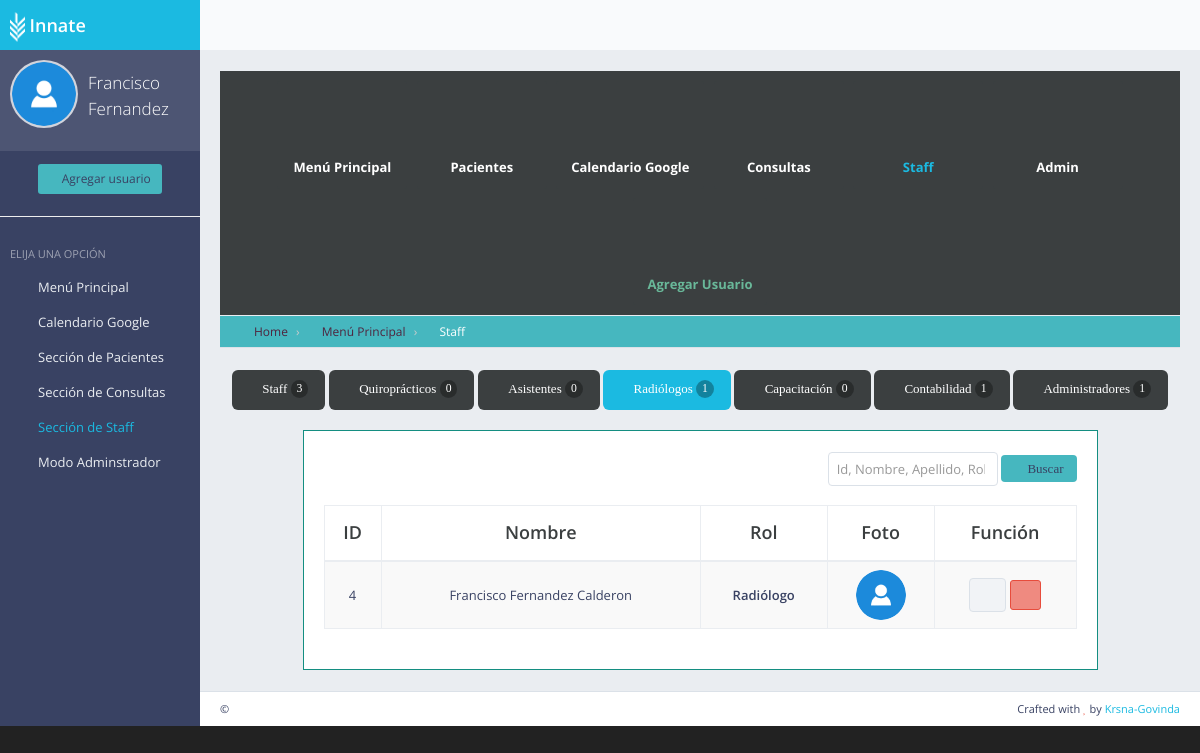
The page /personas/radiologos_lista/ (signed in) on the database its author committed.
### persona/models.py (models this page shows, shortened)
class Persona(models.Model):
    rol_opciones = (
            ('Quiropráctico', 'Quiropráctico'),
            ('Asistente', 'Asistente'),
            ('Radiólogo', 'Radiólogo'),
            ('Capacitación', 'Capacitación'),
            ('Contabilidad', 'Contabilidad'),
            ('Administrador', 'Administrador')
        )
    user   = models.OneToOneField(User, on_delete=models.CASCADE, null=True, blank=True)
    Nombre = models.CharField(max_length=50)
    Apellido_Paterno = models.CharField(max_length=100)
    Apellido_Materno = models.CharField(max_length=100)
    Rol = models.CharField(max_length=15, choices=rol_opciones, default="Quiropràctico")
    Cedula = models.CharField(max_length=50, null=True, blank=True)
    Telefono = models.CharField(max_length=50, null=True, blank=True)
    email = models.CharField(max_length=100, null=True, blank=True)
    Foto = models.ImageField(default='default.jpg', blank=True, upload_to='medicos/')
    facebook = models.CharField(max_length=100, null=True, blank=True)
    twitter = models.CharField(max_length=100, null=True, blank=True)
    linkedin = models.CharField(max_length=100, null=True, blank=True)
    instagram = models.CharField(max_length=100, null=True, blank=True)
    def get_fullname(self):
        return self.Nombre + '  ' + self.Apellido_Paterno + '  ' + self.Apellido_Materno
    class Meta:
        verbose_name = ("Personas")
        verbose_name_plural = ("Persona")
        ordering = ("-id",)

### persona/views.py (the view)
# urls.py: path('radiologos_lista/', login_required(views.radiologo), name='class_radio_lista'),
def radiologo(request):
    radio_lista = Persona.objects.filter(Rol='Radiólogo')
    personas = Persona.objects.all().count()
    radio = Persona.objects.filter(Rol='Radiólogo').count()
    asistant = Persona.objects.filter(Rol='Asistente').count()
    quiro = Persona.objects.filter(Rol='Quiropráctico').count()
    cap = Persona.objects.filter(Rol='Capacitación').count()
    conta = Persona.objects.filter(Rol='Contabilidad').count()
    admins = Persona.objects.filter(Rol='Administrador').count()
    context = {'radio_lista':radio_lista, 'personas':personas, 'radio':radio, 'quiro':quiro, 'asistant':asistant, 'cap':cap, 'conta':conta, 'admins':admins}
    return render(request, 'radiologo_lista.html', context)

### persona/templates/radiologo_lista.html (shortened to what this page needs)
{% extends 'back/master.html' %}
{% load static %}
{% load humanize %}
{% block sidebar %}
<ul class="sidebar-nav">
    {% if request.user.is_superuser %}
    <li>
      <center>
        <a href="{% url 'class_upload_persona' %}"><button class="btn btn-sm themed-background-modern themed-color-dark"><i class="fa fa-plus"></i> Agregar usuario</button></a>
    </li>
    {% endif %}
    <hr>
    <li class="sidebar-header">
        <span class="sidebar-header-title">Elija una opción</span>
    </li>
    <li>
        <a href="{% url 'panel2' %}" ><i class="fa fa-windows sidebar-nav-icon"></i>Menú Principal</a>
    </li>
    <li>
        <a href="{% url 'calendario' %}" ><i class="fa fa-calendar sidebar-nav-icon"></i>Calendario Google</a>
    </li>
    <li>
        <a href="#" class=" sidebar-nav-menu"><i class="fa fa-angle-left sidebar-nav-indicator sidebar-nav-mini-hide"></i><i class="fa fa-wheelchair sidebar-nav-icon"></i><span class="sidebar-nav-mini-hide">Sección de Pacientes</span></a>
    </li>
    <li>
        <a href="#" class="sidebar-nav-menu"><i class="fa fa-angle-left sidebar-nav-indicator sidebar-nav-mini-hide"></i><i class="fa fa-stethoscope sidebar-nav-icon"></i><span class="sidebar-nav-mini-hide">Sección de Consultas</span></a>
    </li>
    <li>
        <a href="#" class="text-primary sidebar-nav-menu"><i class="fa fa-angle-left sidebar-nav-indicator sidebar-nav-mini-hide"></i><i class="fa fa-user-md sidebar-nav-icon"></i><span class="sidebar-nav-mini-hide">Sección de Staff</span></a>
    </li>
    <li>
        <a href="{% url 'admin:login' %}" ><i class="fa fa-cogs sidebar-nav-icon"></i>Modo Adminstrador</a>
    </li>
{% endblock %}
{% block header %}
<div id="page-content">
  <div class="content-header themed-background-dark-modern">
    <ul class="nav-horizontal text-center">
      <li>
        <a href="{% url 'panel2' %}" class="themed-background-dark-modern text-light"><i class="fa fa-windows sidebar-nav-icon"></i> Menú Principal</a>
      </li>
      <li >
        <a href="{% url 'pacientes_lista' %}" class="themed-background-dark-modern text-light"><i class="fa fa-wheelchair"></i> Pacientes</a>
      </li>
      <li>
        <a href="{% url 'calendario' %}" class="themed-background-dark-modern text-light" ><i class="fa fa-calendar"></i> Calendario Google</a>
      </li>
      <li>
        <a href="{% url 'class_consulta_lista' %}" class="themed-background-dark-modern text-light" ><i class="fa fa-stethoscope"></i> Consultas</a>
      </li>
      <li>
        <a href="{% url 'class_personas_lista' %}" class="themed-background-dark-modern themed-color-default"><i class="gi gi-group sidebar-nav-icon themed-color-default"></i> Staff</a>
      </li>
      <li>
        <a href="{% url 'admin:login' %}" class="themed-background-dark-modern text-light"><i class="fa fa-cogs"></i> Admin</a>
      </li>
      {% if request.user.is_superuser %}
      <li>
        <a href="{% url 'class_upload_persona' %}" class="themed-background-dark-modern themed-color-emerald"><i class="themed-color-emerald fa fa-plus-square"></i> Agregar Usuario</a>
      </li>
      {% endif %}
    </ul>
  </div>
  <ul class="breadcrumb breadcrumb-top themed-background-modern">
      <li class="breadcrumb-item">
        <a href="{% url 'home' %}" class="themed-color-dark-waterlily"><i class="fa fa-home themed-color-dark"></i> Home</a>
      </li>
      <li class="breadcrumb-item">
        <a class="themed-color-dark-waterlily" href="{% url 'panel2' %}"><i class="fa fa-windows themed-color-dark"></i> Menú Principal</a>
      </li>
      <li class="breadcrumb-item text-light">
        <i class="fa fa-group text-light"></i> Staff
      </li>
  </ul>
</div>
{% endblock %}
{% block mainblock %}
<div class="row">
    <div class="col-sm-12 text-center">
    <a href="{% url 'class_personas_lista' %}"><button type="button" class="fa fa-group btn btn-lg themed-background-dark-modern text-light"> Staff <span class="badge">{{personas}}</span></button></a>
    <a href="{% url 'class_quiro_lista' %}"><button type="button" class="fa fa-ambulance btn btn-lg themed-background-dark-modern text-light"> Quiroprácticos <span class="badge">{{quiro}}</span></button></a>
    <a href="{% url 'class_asistente_lista' %}"><button type="button" class="fa fa-life-ring btn btn-lg themed-background-dark-modern text-light"> Asistentes <span class="badge">{{asistant}}</span></button></a>
    <a href="{% url 'class_radio_lista' %}"><button type="button" class="fa fa-object-group btn btn-lg themed-background-default text-light"> Radiólogos <span class="badge">{{radio}}</span></button></a>
    <a href="{% url 'class_cap_lista' %}"><button type="button" class="fa fa-graduation-cap btn btn-lg themed-background-dark-modern text-light"> Capacitación <span class="badge">{{cap}}</span></button></a>
    <a href="{% url 'class_conta_lista' %}"><button type="button" class="fa fa-money btn btn-lg themed-background-dark-modern text-light"> Contabilidad <span class="badge">{{conta}}</span></button></a>
    <a href="{% url 'class_admins_lista' %}"><button type="button" class="fa fa-desktop btn  btn-lg themed-background-dark-modern text-light"> Administradores <span class="badge">{{admins}}</span></button></a>
    </div>
</div>
    <br>
<div class="row">
    <div class="tab-pane active" id="staff-tab">
        <div class="col-sm-1"></div>
        <div class="col-sm-10">
            <div class="block full themed-border-blackberry">
        {% if radio_lista %}
            <div class="pull-right">
                <form class="form-inline text-right search" action="{% url 'search_results_user'%}" method?='get'>
                    <input class="form-control mr-xs-4" type="search" name="q" placeholder="Id, Nombre, Apellido, Rol" aria-label="Search">
                    <button class="btn btn-inline-primary fa fa-search themed-background-modern my-3 my-sm-0" type="submit"> Buscar</button>
                </form>
                <br>
            </div>
            <table class="table table-bordered table-striped table-vcenter">
            <thead>
                <tr>
                    <th class="text-center themed-color-dark-modern">ID</th>
                    <th class="text-center themed-color-dark-modern">Nombre</th>
                    <th class="text-center themed-color-dark-modern">Rol</th>
                    <th class="text-center themed-color-dark-modern hidden-xs">Foto</th>
                    <th class="text-center themed-color-dark-modern">Función</th>
                </tr>
            </thead>
            <tbody>
                {% for persona in radio_lista %}
                <tr>
                    <td class="text-center">{{persona.id}}</td>
                    <td class="text-center">{{persona.get_fullname}}</td>
                    <td class="text-center"><strong>{{persona.Rol}}</strong></td>
                    <td class="text-center hidden-xs"><a href="{% url 'class_detail_persona' persona.id %}"><img src="{{persona.Foto.url}}" alt="avatar" class="img-circle" height="50" width="50"></a></td>
                    <td class="text-center">
                        <div class="btn-group btn-group-md">
                            <a href="{% url 'class_detail_persona' persona.id %}" title="Ver Ficha" class="btn btn-default"><i class="fa fa-eye"></i></a>
                        </div>
                        {% if request.user.is_superuser %}
                        <div class="btn-group btn-group-sm">
                            <a href="{% url 'class_delete_persona' persona.id %}" title="Eliminar?" class="btn btn-danger"><i class="fa fa-times"></i></a>
                        </div>
                        {% endif %}
                    </td>
                </tr>
                {% endfor %}
            </tbody>
        </table>
        {% else %}
             <center>
             <h3>no se han encontrado Usuarios...</h3>
             <img src="{% static 'website/img/bg-img/gato.png' %}" alt="" style="width:30%;">
             </center>
        {% endif %}
            {% load navigation_filters %}
            </div>
        </div>
        <div class="col-sm-1"></div>
    </div>
</div>
{% endblock %}

### paciente/templates/back/master.html (shortened to what this page needs)
{% load static %}
<!DOCTYPE html>
 <html class="no-js" lang="en">
    <head>
        <link rel="stylesheet" href="{% static 'back/css/bootstrap.min.css' %}">
        <link rel="stylesheet" href="{% static 'back/css/plugins.css' %}">
        <link rel="stylesheet" href="{% static 'back/css/main.css' %}">
        <link rel="stylesheet" href="{% static 'back/css/themes.css' %}">
    </head>
    <body >
        <div id="page-wrapper">
            <div id="page-container" class="sidebar-partial sidebar-visible-lg sidebar-no-animations">
                {% block X %}
                <div id="sidebar">
                    <div id="sidebar-scroll">
                        <div class="sidebar-content">
                                <a href="/" class="sidebar-brand">
                                    <img src="{% static 'assets/images/logo_innate_icon_blanco.png' %}" height="30" /> <strong>Innate</strong>
                                </a>
                            <div class="sidebar-section sidebar-user clearfix sidebar-nav-mini-hide">
                                <div class="sidebar-user-avatar">
                                    <a href="{% url 'class_detail_persona' user.persona.id %}">
                                        <img src="{{user.persona.Foto.url}}" alt="avatar" title="Perfil">
                                    </a>
                                </div>
                                <div class="sidebar-user-name">{{user.persona.Nombre}} {{user.persona.Apellido_Paterno}}</div>
                                <div class="sidebar-user-links">
                                    <a href="{% url 'home' %}" data-toggle="tooltip" data-placement="bottom" title="Home"><i class="fa fa-home"></i></a>
                                    <a href="{% url 'class_detail_persona' user.persona.id %}" data-toggle="tooltip" data-placement="bottom" title="Perfil"><i class="gi gi-user"></i></a>
                                    <a href="{% url 'calendario' %}" data-toggle="tooltip" data-placement="bottom" title="Calendario Google"><i class="fa fa-calendar"></i></a>
                                    <a href="{% url 'logout' %}" data-toggle="tooltip" data-placement="bottom" title="Cerrar sesión"><i class="gi gi-exit"></i></a>
                                </div>
                            </div>
                            {% endblock %}
                            {% block sidebar %}{% endblock %}
                        </div>
                    </div>
                </div>
                <div id="main-container">
                    {% block y %}
                    <header class="navbar navbar-default">
                        <ul class="nav navbar-nav-custom">
                            <li>
                                <a href="javascript:void(0)" onclick="App.sidebar('toggle-sidebar');this.blur();">
                                    <i class="fa fa-bars fa-fw"></i>
                                </a>
                            </li>
                        </ul>
                    </header>
                    {% endblock %}
                    <div id="page-content">
                            {% block header %}
                            {% endblock %}
                            {% block mainblock %}
                            {% endblock %}
                    </div>
                    {% block footer %}
                    <footer class="clearfix">
                        <div class="pull-right">
                            Crafted with <i class="fa fa-heart text-danger"></i> by <a href="#" target="_blank">Krsna-Govinda</a>
                        </div>
                        <div class="pull-left">
                             &copy;
                        </div>
                    </footer>
                    {% endblock %}
                </div>
            </div>
        </div>
    </body>
</html>

### paciente/static/back/css/themes.css (style rules this page uses)
.themed-color-default { color: #1bbae1 !important; }
.themed-background-default { background-color: #1bbae1 !important; }
.themed-background-modern { background-color: #46b7bf !important; }
.themed-color-dark-modern { color: #3b3f40 !important; }
.themed-background-dark-modern { background-color: #3b3f40 !important; }
.themed-color-dark-waterlily { color: #4f243e !important; }
.themed-color-emerald { color: #69b899 !important; }
.themed-border-blackberry { border-color: #148e81 !important; }

### rows shown on the page
Persona: id "4", get_fullname "Francisco Fernandez Calderon", Rol "Radiólogo", Foto (placeholder picture)

### other values the page prints
{{ user.persona.Nombre }} "Francisco"
{{ user.persona.Apellido_Paterno }} "Fernandez"
{{ personas }} "3"
{{ quiro }} "0"
{{ asistant }} "0"
{{ radio }} "1"
{{ cap }} "0"
{{ conta }} "1"
{{ admins }} "1"
